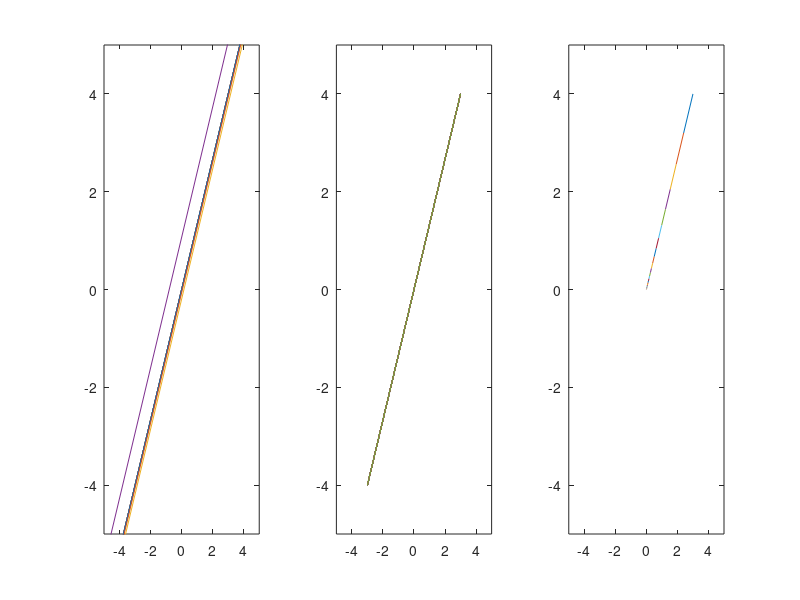

MATLAB code to generate this figure:
% Define the function
f = @(x, y) x.^2 + y.^2 + 5;

% Define the partial derivatives using numerical differentiation
eps = 1e-6;
f_x = @(x, y) (f(x + eps, y) - f(x - eps, y)) / (2 * eps);
f_y = @(x, y) (f(x, y + eps) - f(x, y - eps)) / (2 * eps);

alpha = [2 1 0.1];

% First iteration
for k = 1:3
    w_old = [3 4];
    for i = 1:40
        x = w_old(1);
        y = w_old(2);
        w_new = w_old - alpha(k) * [f_x(x, y) f_y(x, y)];
        
        % Plot the iteration
        subplot(1, 3, k);
        plot([w_new(1) w_old(1)], [w_new(2) w_old(2)]);
        xlim([-5 5]);
        ylim([-5 5]);
        hold on;
        
        w_old = w_new;
    end
    hold off;
end